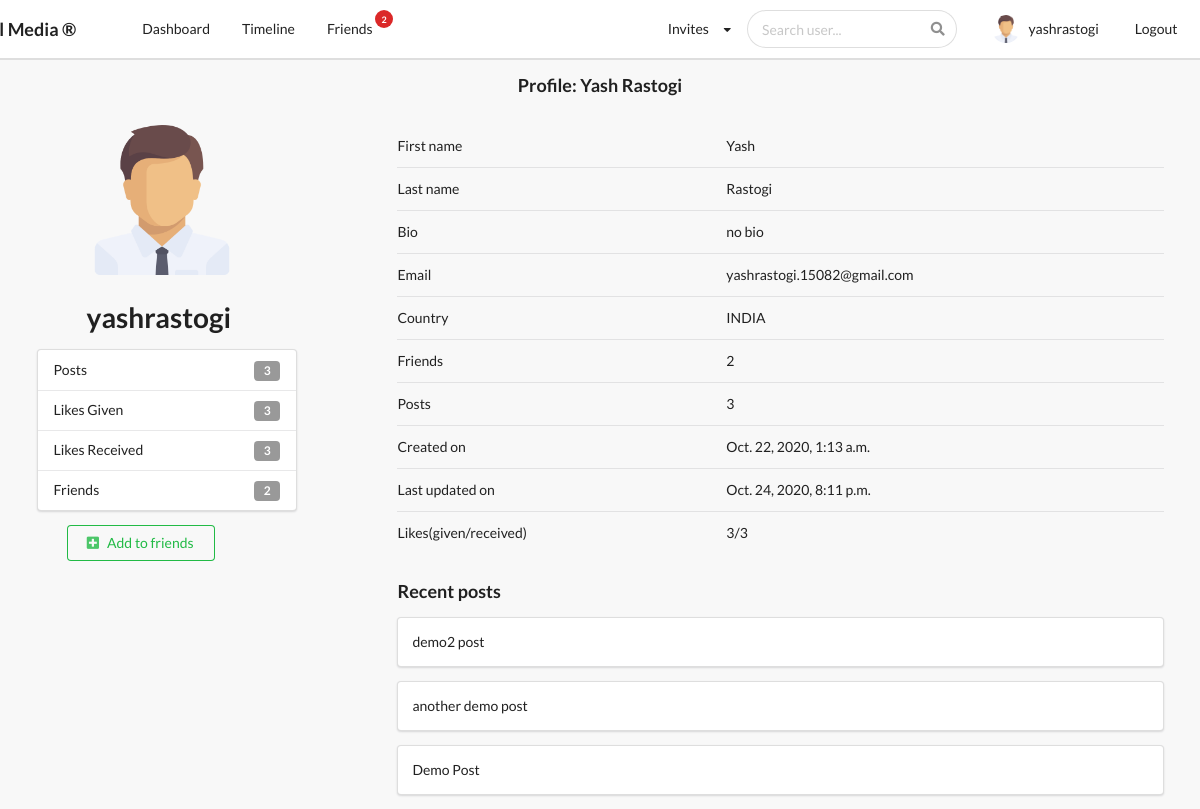
Page /profiles/yash-rastogi/ (signed in) on the earlier database version.
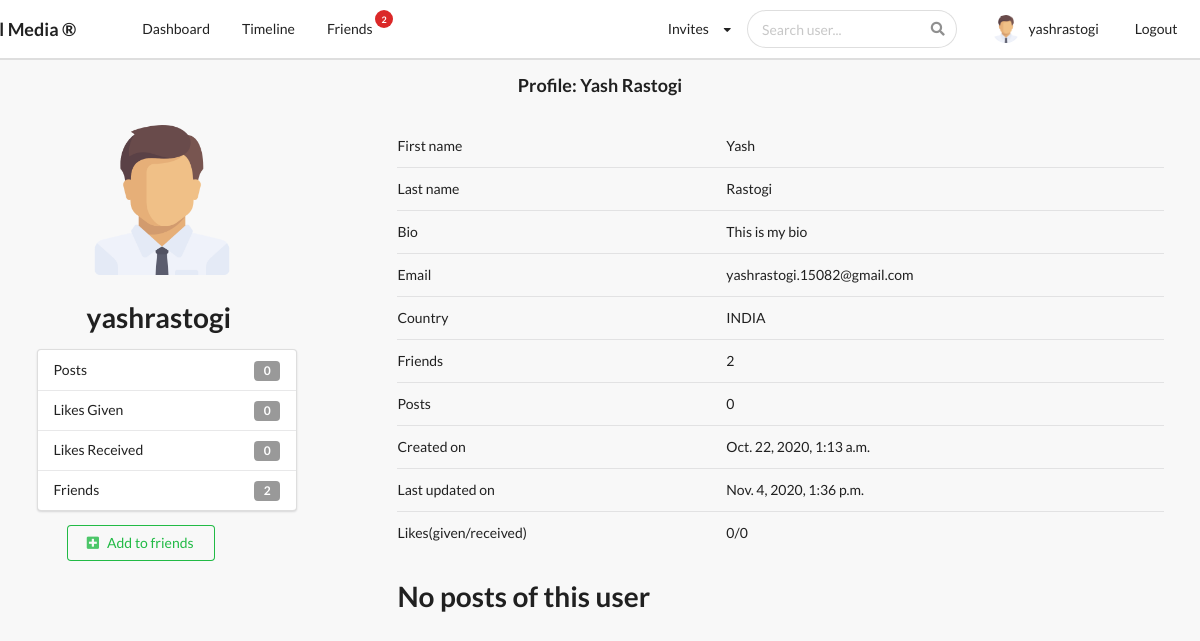
Same page on the later database version.
### profiles/models.py (models this page shows, shortened)
class Profile(models.Model):
    first_name = models.CharField(max_length = 200, blank = True)
    last_name = models.CharField(max_length = 200, blank = True)
    user = models.OneToOneField(settings.AUTH_USER_MODEL,on_delete=models.CASCADE)
    bio = models.TextField(default = "no bio", max_length=300, blank = True)
    email = models.EmailField(max_length = 200,blank = True)
    country = models.CharField(choices = COUNTRY_CHOICES, max_length = 100,blank = True)
    avatar = models.ImageField(default = "avatar.png", upload_to = 'avatars/')
    friends = models.ManyToManyField(settings.AUTH_USER_MODEL, blank = True, related_name='friends')
    slug = models.SlugField(unique = True, blank = True)
    updated = models.DateTimeField(auto_now=True)
    created =  models.DateTimeField(auto_now_add=True)
    objects = ProfileManager()
    __initial_first_name = None
    __initial_last_name = None
    def __init__(self,*args, **kwargs):
        super().__init__(*args, **kwargs)
        self.__initial_first_name = self.first_name
        self.__initial_last_name = self.last_name
    def get_friends_no(self):
        return self.friends.all().count()
    def get_no_of_post(self):
        return self.posts.all().count()
    def get_authors_post(self):
        return self.posts.all()
    def get_no_of_likes_given(self):
        likes = self.like_set.all()
        total_likes = 0
        for item in likes:
            if item.value == 'Like':
                total_likes += 1
        return total_likes
    def get_no_of_likes_received(self):
        posts = self.posts.all()
        total_likes = 0
        for item in posts:
            total_likes += item.liked.all().count()
        return total_likes

### posts/models.py (models this page shows, shortened)
class Like(models.Model):
    user = models.ForeignKey(Profile, on_delete=models.CASCADE)  #related_name="user_likes"
    post = models.ForeignKey(Post, on_delete=models.CASCADE)  #related_name="post_likes"
    value = models.CharField(choices = LIKE_CHOICES, max_length=8)
    updated = models.DateTimeField(auto_now=True)
    created = models.DateTimeField(auto_now_add=True)

class Post(models.Model):
    content = models.TextField()
    image = models.ImageField(upload_to='posts/', validators = [FileExtensionValidator(['png','jpg','jpeg'])], blank = True)
    liked = models.ManyToManyField(Profile, blank=True, related_name='likes')
    updated = models.DateTimeField(auto_now=True)
    created = models.DateTimeField(auto_now_add=True)
    author = models.ForeignKey(Profile, on_delete=models.CASCADE, related_name='posts')
    class Meta:
        ordering = ('-created',)    #newer post will be at the top and older post will be at bottom

### profiles/views.py (the view)
# urls.py: path('<slug>/', ProfileDetailView.as_view(), name='profiles_detail_view'),
class ProfileDetailView(LoginRequiredMixin, DetailView):
    model = Profile
    template_name = 'profiles/detail.html'
    def get_object(self, slug=None):
        slug = self.kwargs.get('slug')
        profile = Profile.objects.get(slug=slug)
        return profile
    def get_context_data(self, **kwargs):
        context = super().get_context_data(**kwargs)
        user = User.objects.get(username__iexact=self.request.user)
        profile = Profile.objects.get(user=user)
        context["profile"] = profile
        rel_r = Relationship.objects.filter(sender=profile)    #it store relationship we send to other user
        rel_s = Relationship.objects.filter(receiver=profile)  #it store relationship send by other user to our profile
        rel_receiver = []
        rel_sender = []
        for item in rel_r:
            rel_receiver.append(item.receiver.user)
        for item in rel_s:
            rel_sender.append(item.sender.user)
        context["rel_receiver"] = rel_receiver
        context["rel_sender"] = rel_sender
        context["posts"] = self.get_object().get_authors_post()
        context["len_posts"] = True if len(self.get_object().get_authors_post()) > 0 else False
        return context

### profiles/context_processors.py (called while the page is built)
def profile_dp(request):
    if request.user.is_authenticated:
        profile_obj = Profile.objects.get(user=request.user)
        pic = profile_obj.avatar
        return {'picture':pic}
    return {}

def invitation_received_no(request):
    if request.user.is_authenticated:
        profile_obj = Profile.objects.get(user=request.user)
        qs_count = Relationship.objects.invitations_received(profile_obj).count()
        return {'invites_no':qs_count}
    return {}

def friends_no(request):
    if request.user.is_authenticated:
        profile_obj = Profile.objects.get(user=request.user)
        count = profile_obj.get_friends_no()
        return {'friend_count':count}
    return {}

def search_profiles(request):
    if request.user.is_authenticated:
        context = {}
        context["qs_json"] = json.dumps(list(Profile.objects.values()), default=str)
        return context
    else:
        return {}

### profiles/models.py (called while the page is built)
    def invitations_received(self,receiver):
        qs = Relationship.objects.filter(receiver=receiver, status='send')
        return qs

### profiles/templates/profiles/detail.html (shortened to what the changed rows need)
{% extends 'base.html' %}
{% block content %}
    <h3 align="center">Profile: {{object.first_name}} {{object.last_name}}</h3>
    <div class="ui grid" style="margin-top:5px;">
        <div class="row">
            <div class="four wide column">
                <img class="ui small rounded image" src ={{object.avatar.url}} style="margin-left:50px;">
                <h1 style="margin-left:50px;">{{object.user}}</h1>
                <div class="ui vertical fluid menu">
                    <div class="item">
                        Posts
                        <div class="ui label">
                            {{object.get_no_of_post}}
                        </div>
                    </div>
                    <div class="item">
                        Likes Given
                        <div class="ui label">
                            {{object.get_no_of_likes_given}}
                        </div>
                    </div>
                    <div class="item">
                        Likes Received
                        <div class="ui label">
                            {{object.get_no_of_likes_received}}
                        </div>
                    </div>
                    <div class="item">
                        Friends
                        <div class="ui label">
                            {{object.get_friends_no}}
                        </div>
                    </div>
                </div>
                    {% if object.user not in rel_receiver and object.user not in rel_sender %}
                        <form action="{% url 'profiles:send_invite' %}" method="POST">
                            <button type="submit" class="ui positive basic button" style="margin-left:30px;"><i class="plus square icon"></i>Add to friends</button>
                        </form>
                    {% endif %}
                    <br>
            </div>
            <div class="eleven wide column">
                <table class="ui very basic table" >
                    <tbody>
                        <tr>
                            <td>First name</td>
                            <td>{{object.first_name}}</td>
                        </tr>
                        <tr>
                            <td>Last name</td>
                            <td>{{object.last_name}}</td>
                        </tr>
                        <tr>
                            <td>Bio</td>
                            <td>{{object.bio}}</td>
                        </tr>
                        <tr>
                            <td>Email</td>
                            <td>{{object.email}}</td>
                        </tr>
                        <tr>
                            <td>Country</td>
                            <td>{{object.country}}</td>
                        </tr>
                        <tr>
                            <td>Friends</td>
                            <td>{{object.get_friends_no}}</td>
                        </tr>
                        <tr>
                            <td>Posts</td>
                            <td>{{object.get_no_of_post}}</td>
                        </tr>
                        <tr>
                            <td>Created on</td>
                            <td>{{object.created}}</td>
                        </tr>
                        <tr>
                            <td>Last updated on</td>
                            <td>{{object.updated}}</td>
                        </tr>
                        <tr>
                            <td>Likes(given/received)</td>
                            <td>{{object.get_no_of_likes_given}}/{{object.get_no_of_likes_received}}</td>
                        </tr>
                    </tbody>
                </table>
                {% if len_posts %}
                    <h3>Recent posts</h1>
                    {% for post in posts %}
                        <div class="ui segment fluid">
                            {{post.content}}
                        </div>
                    {% endfor %}
                {% else %}
                    <h1>No posts of this user</h1>
                {% endif %}
            </div>
        </div>
    </div>
{% endblock content %}

Differences in the rows shown:
removed Post: content "demo2 post"
removed Post: content "another demo post"
removed Post: content "Demo Post"
changed Profile "Yash": get_no_of_post "3" → "0"; get_no_of_likes_given "3" → "0"; get_no_of_likes_received "3" → "0"; bio "no bio" → "This is my bio"; updated "Oct. 24, 2020, 8:11 p.m." → "Nov. 4, 2020, 1:36 p.m."
Other differences:
text no longer shown: "Recent posts"
text now shown: "No posts of this user"
